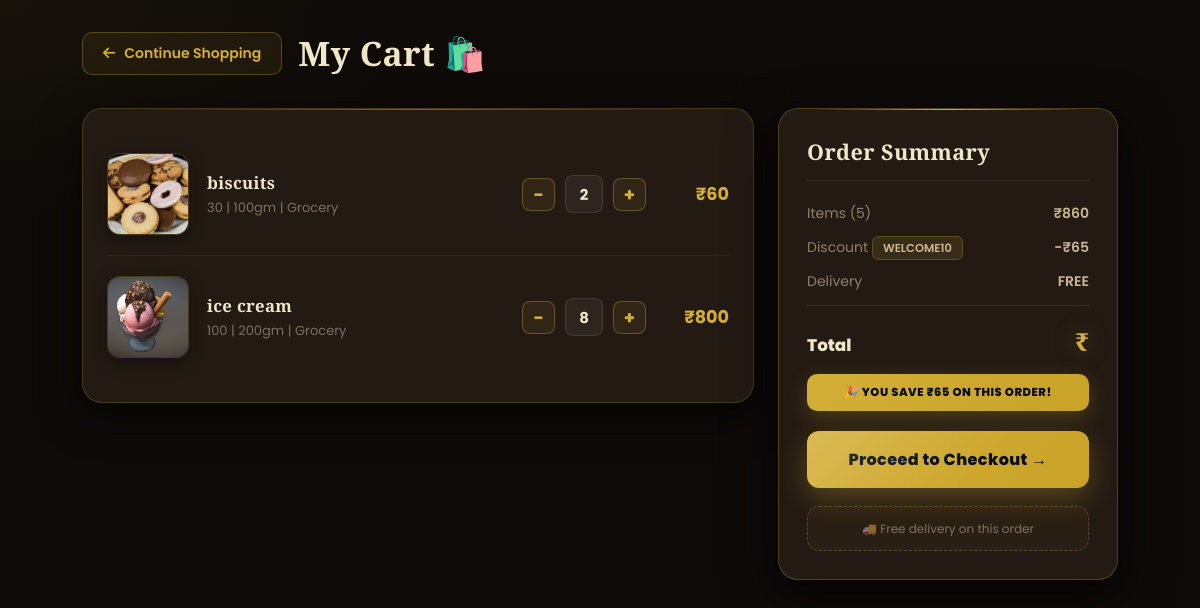
Screenshot of /view_cart/ (signed in) with the database file from the repository.
### customerapp/models.py (models this page shows)
class cartitem(models.Model):
    cart = models.ForeignKey(cart,on_delete=models.CASCADE)
    product = models.ForeignKey(product,on_delete=models.CASCADE)
    qty = models.IntegerField(default=1)
    def product_price(self):
        return self.product.product_price * self.qty

### sellerapp/models.py (models this page shows)
class product(models.Model):
    user_id = models.ForeignKey(User,on_delete=models.CASCADE,null=True,blank=True)
    product_name = models.CharField(max_length=50)
    product_category = models.CharField(max_length=50)
    product_price = models.IntegerField()
    stock_qty = models.IntegerField()
    picture = models.FileField(
        upload_to="images/",
        default="images/default.jpg"
    )
    description = models.TextField()
    discount = models.IntegerField()
    badge_text = models.CharField(max_length=50)
    weight_unit = models.CharField(max_length=50)
    brand = models.CharField(max_length=30)

### customerapp/views.py (the view)
# urls.py: path("view_cart/",views.view_cart,name="view_cart"),
def view_cart(request):
    if "email" in request.session:
        uid = User.objects.get(email = request.session['email'])
        if uid.role == "customer":
            cid = customer.objects.get(user_id = uid)
            Cart_obj = cart.objects.get (customer = cid)
            item = cartitem.objects.filter(cart=Cart_obj)
            total_amount = 0
            for i in item:
                total_amount += i.product.product_price * i.qty
            context = {
                'item' : item,
                'total_amount' : total_amount,
            }
            return render(request, "customerapp/cart.html",context)

### customerapp/templates/customerapp/cart.html (shortened to what this page needs)
{% load static %}
<!DOCTYPE html>
<html lang="en">
<head>
  <link rel="stylesheet" href="https://cdnjs.cloudflare.com/ajax/libs/font-awesome/6.4.0/css/all.min.css">
  <link rel="stylesheet" href="{% static 'customerapp/css/cart.css' %}">
</head>
<body>
<div id="page-cart" class="page">
<div class="cwrap">
  <div class="pgnav">
    <label class="back-btn" for="nav-home"><i class="fas fa-arrow-left"></i> Continue Shopping</label>
    <div class="pg-ttl">My Cart 🛍️</div>
  </div>
  <div class="cart-layout">
    <div class="cart-items-box">
      {% for c in item %}
      <div class="cart-item">
        <img src="{{c.product.picture.url}}" alt="Bananas" class="cart-item-img" />
        <div class="cart-item-info">
          <div class="cart-item-name">{{c.product.product_name}}</div>
          <div class="cart-item-unit">{{c.product.product_price}} | {{c.product.weight_unit}} | {{c.product.product_category}}</div>
        </div>
        <div class="qty-ctrl">
          <span class="qty-btn">−</span>
          <span class="qty-num">{{c.qty}}</span>
          <span class="qty-btn">+</span>
        </div>
        <div class="cart-item-price">₹{{ c.product_price }}</div>
      </div>
      {% endfor %}
    </div>
    <div class="summary-box">
      <div class="summary-title">Order Summary</div>
      <div class="summary-row"><span>Items (5)</span><span>₹{{total_amount}}</span></div>
      <div class="summary-row"><span>Discount <span class="disc-badge">WELCOME10</span></span><span class="green">-₹65</span></div>
      <div class="summary-row"><span>Delivery</span><span class="green">FREE</span></div>
      <div class="total-row"><span>Total</span><span>₹{{net_amount}}</span></div>
      <div class="savings-note">🎉 You save ₹65 on this order!</div>
      <label class="checkout-btn" for="nav-checkout">Proceed to Checkout →</label>
      <div class="free-del-note">🚚 Free delivery on this order</div>
    </div>
  </div>
</div>
</div>
</body>
</html>

### customerapp/templates/customerapp/cart.html (style rules this page uses)
*, *::before, *::after { margin:0; padding:0; box-sizing:border-box; }
html, body { min-height: 100vh; background: #0d0a08; background-image: radial-gradient(ellipse 70% 55% at 0% 0%, rgba(212,175,55,0.05) 0%, transparent 50%), radial-gradient(ellipse 60% 50% at 100% 100%, rgba(43,29,22,0.12) 0%, transparent 50%); font-family: 'Poppins', sans-serif; color: #c8b89a; }

### rows the page displays
cartitem: product.picture (picture), product.product_name "biscuits", product.product_price "30", product.weight_unit "100gm", product.product_category "Grocery", qty "2", product_price "60"
cartitem: product.picture (picture), product.product_name "ice cream", product.product_price "100", product.weight_unit "200gm", product.product_category "Grocery", qty "8", product_price "800"

### other values shown
{{ total_amount }} "860"
